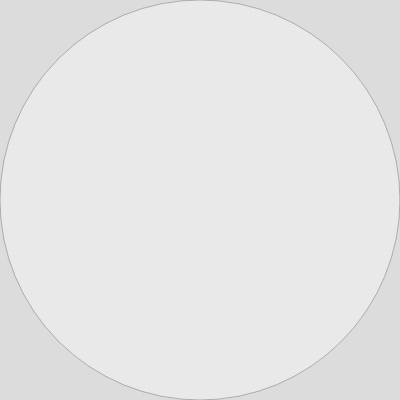
Frame 1 (no input)
Frame 60 (no input): identical to frame 1, image omitted
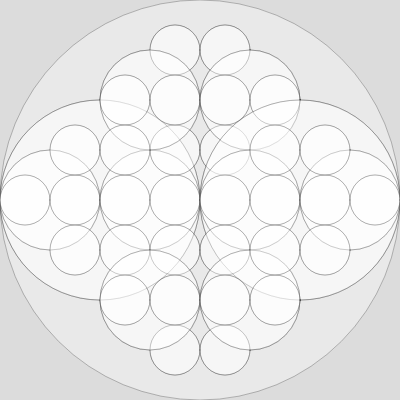
Frame 120 (the mouse pressed at the canvas centre since frame 60)

The p5.js sketch that drew these frames (run headless with seeded random() and noise() and a simulated clock; from frame 60 on, the mouse is pressed at the canvas centre):

// p5.js sketch
// ── sketch.js
function setup() {
  createCanvas(400, 400);
  fill(255, 90);
  strokeWeight(.25);
}

function draw() {
  background(220);
  let niveles = round(map(mouseX, 0, width, 0, 8));
  recursiveCircle(width/2, height/2, 400, niveles);
}

function recursiveCircle(x, y, diam, levels){
  ellipse(x, y, diam);
  if(levels > 1){
    recursiveCircle(x-diam/4, y, diam/2, levels-1);
    recursiveCircle(x+diam/4, y, diam/2, levels-1);
    recursiveCircle(y-diam/4, x, diam/2, levels-1);
    recursiveCircle(y+diam/4, x, diam/2, levels-1);
  }
}
// ── style.css
html, body {
  margin: 0;
  padding: 0;
}
canvas {
  display: block;
    
}
